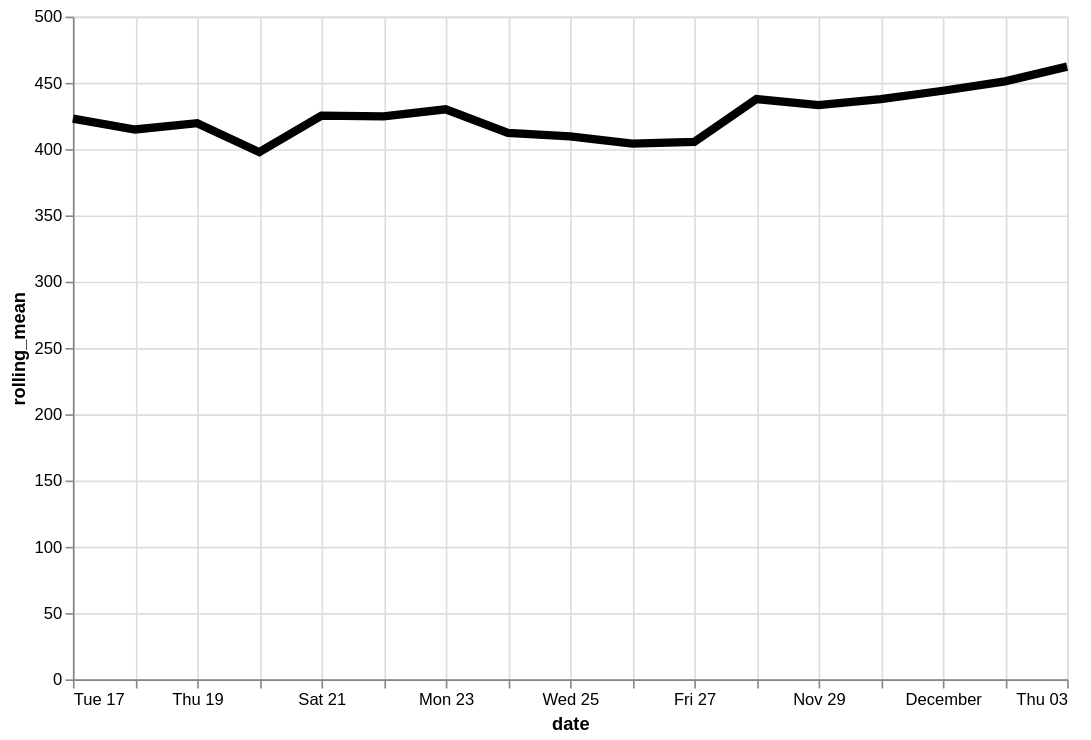

Specify this chart in Vega-Lite:
### Vega-Lite specification from a JSON file in a GitHub repository (floating-point values rounded to 4 significant figures)
{"config": {"view": {"continuousWidth": 400, "continuousHeight": 300}}, "data": {"name": "data-c3efca89fc6c4d79ccccfa45dc9e9fc4"}, "mark": {"type": "line", "color": "black", "size": 5}, "encoding": {"x": {"type": "temporal", "field": "date"}, "y": {"type": "quantitative", "field": "rolling_mean"}}, "height": 400, "transform": [{"window": [{"op": "mean", "field": "price", "as": "rolling_mean"}], "frame": [-4, 3]}], "width": 600, "$schema": "https://vega.github.io/schema/vega-lite/v4.8.1.json", "datasets": {"data-c3efca89fc6c4d79ccccfa45dc9e9fc4": [{"item": "Jewellery & Watches", "date": "2020-11-17", "price": 380.6}, {"item": "Jewellery & Watches", "date": "2020-11-18", "price": 351.5}, {"item": "Jewellery & Watches", "date": "2020-11-19", "price": 544.0}, {"item": "Jewellery & Watches", "date": "2020-11-20", "price": 415.9}, {"item": "Jewellery & Watches", "date": "2020-11-21", "price": 382.1}, {"item": "Jewellery & Watches", "date": "2020-11-22", "price": 443.5}, {"item": "Jewellery & Watches", "date": "2020-11-23", "price": 266.4}, {"item": "Jewellery & Watches", "date": "2020-11-24", "price": 618.6}, {"item": "Jewellery & Watches", "date": "2020-11-25", "price": 375.9}, {"item": "Jewellery & Watches", "date": "2020-11-26", "price": 394.1}, {"item": "Jewellery & Watches", "date": "2020-11-27", "price": 401.5}, {"item": "Jewellery & Watches", "date": "2020-11-28", "price": 395.7}, {"item": "Jewellery & Watches", "date": "2020-11-29", "price": 337.9}, {"item": "Jewellery & Watches", "date": "2020-11-30", "price": 453.5}, {"item": "Jewellery & Watches", "date": "2020-12-01", "price": 525.3}, {"item": "Jewellery & Watches", "date": "2020-12-02", "price": 582.3}, {"item": "Jewellery & Watches", "date": "2020-12-03", "price": 412.2}]}}
